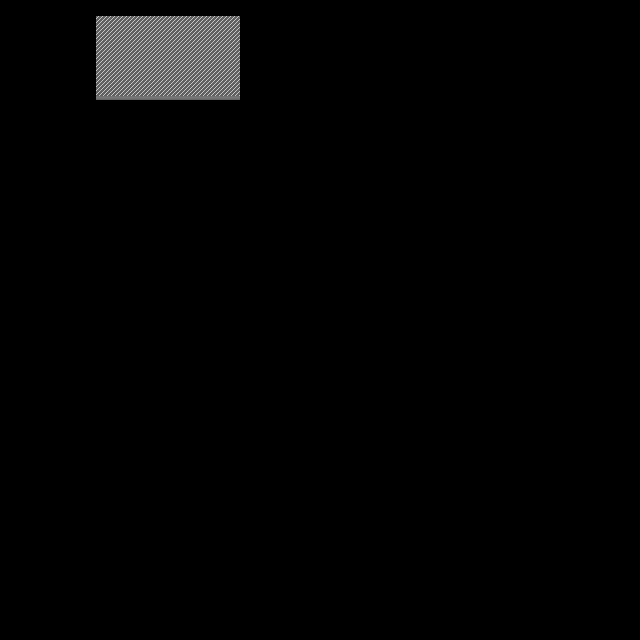

Tiled map render using the project's own tile images. Description and the map definition, with tile-layer contents summarised, below:
An orthogonal 40x40 tile map with 16x16 px tiles, 1 tile layer (Kachelebene 1) and 4 objects.

<map version="1.0" orientation="orthogonal" width="40" height="40" tilewidth="16" tileheight="16">
 <tileset firstgid="1" name="tileset" tilewidth="16" tileheight="16">
  <image source="tileset.png" width="32" height="16" />
 </tileset>
 <layer name="Kachelebene 1" width="40" height="40">
  <data>[1600 cells, 54 non-empty, 2 distinct tile ids]</data>
 </layer>
 <objectgroup name="Objektebene 1" width="40" height="40">
  <object x="96" y="96" width="144" height="16" />
  <object x="240" y="16" width="16" height="80" />
  <object x="96" y="0" width="144" height="16" />
  <object x="80" y="16" width="16" height="80" />
 </objectgroup>
</map>
